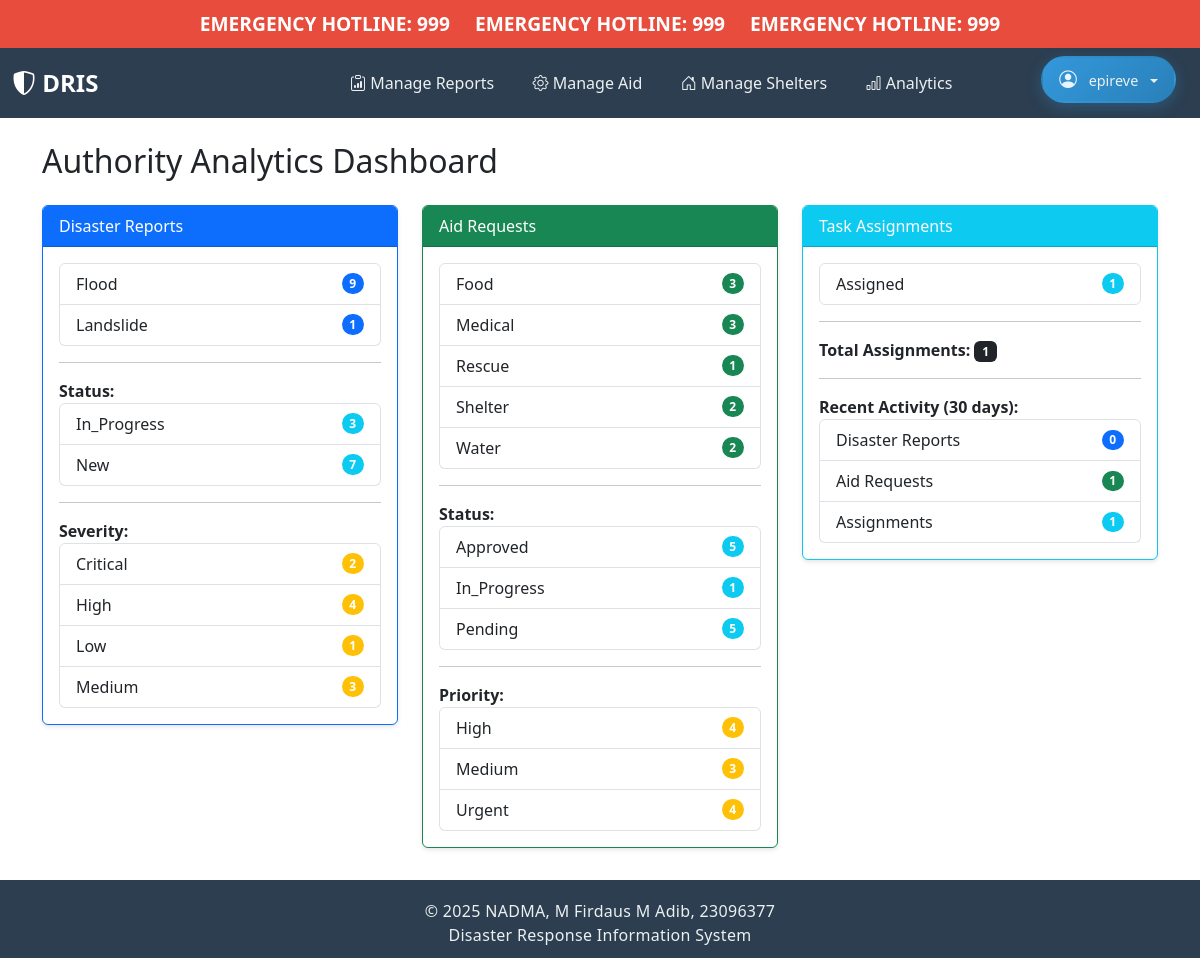
Page /authority/analytics/ (signed in) on the committed database.
### core/models.py (models this page shows, shortened)
class User(AbstractUser):
    ROLE_CHOICES = [
        ("CITIZEN", "Citizen"),
        ("VOLUNTEER", "Volunteer"),
        ("AUTHORITY", "Authority"),
    ]
    role = models.CharField(max_length=10, choices=ROLE_CHOICES)

class DisasterReport(models.Model):
    DISASTER_TYPES = [
        ("FLOOD", "Flood"),
        ("LANDSLIDE", "Landslide"),
        ("HAZE", "Haze"),
        ("FIRE", "Fire"),
        ("EARTHQUAKE", "Earthquake"),
        ("OTHER", "Other"),
    ]
    SEVERITY_CHOICES = [
        ("LOW", "Low"),
        ("MEDIUM", "Medium"),
        ("HIGH", "High"),
        ("CRITICAL", "Critical"),
    ]
    STATUS_CHOICES = [
        ("NEW", "New"),
        ("VERIFIED", "Verified"),
        ("IN_PROGRESS", "In Progress"),
        ("RESOLVED", "Resolved"),
    ]
    reporter = models.ForeignKey(User, on_delete=models.CASCADE)
    disaster_type = models.CharField(max_length=10, choices=DISASTER_TYPES)
    description = models.TextField(help_text="Detailed description of the disaster")
    latitude = models.DecimalField(
        max_digits=9,
        decimal_places=6,
        validators=[MinValueValidator(-90), MaxValueValidator(90)],
    )
    longitude = models.DecimalField(
        max_digits=9,
        decimal_places=6,
        validators=[MinValueValidator(-180), MaxValueValidator(180)],
    )
    severity = models.CharField(max_length=8, choices=SEVERITY_CHOICES)
    status = models.CharField(max_length=11, choices=STATUS_CHOICES, default="NEW")
    timestamp = models.DateTimeField(auto_now_add=True)
    last_updated = models.DateTimeField(auto_now=True)

class AidRequest(models.Model):
    AID_TYPES = [
        ("FOOD", "Food"),
        ("WATER", "Water"),
        ("SHELTER", "Shelter"),
        ("MEDICAL", "Medical"),
        ("RESCUE", "Rescue"),
        ("OTHER", "Other"),
    ]
    STATUS_CHOICES = [
        ("PENDING", "Pending"),
        ("APPROVED", "Approved"),
        ("IN_PROGRESS", "In Progress"),
        ("FULFILLED", "Fulfilled"),
        ("REJECTED", "Rejected"),
    ]
    PRIORITY_CHOICES = [
        ("LOW", "Low"),
        ("MEDIUM", "Medium"),
        ("HIGH", "High"),
        ("URGENT", "Urgent"),
    ]
    requester = models.ForeignKey(
        User, on_delete=models.CASCADE, related_name="aid_requests"
    )
    disaster_report = models.ForeignKey(
        DisasterReport,
        on_delete=models.SET_NULL,
        null=True,
        blank=True,
        related_name="aid_requests",
    )
    aid_type = models.CharField(max_length=7, choices=AID_TYPES)
    description = models.TextField(
        help_text="Detailed description of the aid needed", blank=True, default=""
    )
    quantity = models.PositiveIntegerField(
        null=True, blank=True, help_text="Number of items/people needing assistance"
    )
    priority = models.CharField(
        max_length=6, choices=PRIORITY_CHOICES, default="MEDIUM"
    )
    status = models.CharField(max_length=11, choices=STATUS_CHOICES, default="PENDING")
    location_details = models.TextField(
        help_text="Specific location details for aid delivery", blank=True, default=""
    )
    timestamp = models.DateTimeField(auto_now_add=True)
    last_updated = models.DateTimeField(auto_now=True)
    assigned_to = models.ForeignKey(
        User,
        on_delete=models.SET_NULL,
        null=True,
        blank=True,
        related_name="assigned_aid_requests",
    )
    notes = models.TextField(blank=True, help_text="Additional notes or updates")
    class Meta:
        ordering = ["-timestamp"]

class TaskAssignment(models.Model):
    STATUS_CHOICES = [
        ("ASSIGNED", "Assigned"),
        ("IN_PROGRESS", "In Progress"),
        ("COMPLETED", "Completed"),
        ("CANCELLED", "Cancelled"),
    ]
    authority = models.ForeignKey(
        settings.AUTH_USER_MODEL,
        on_delete=models.CASCADE,
        related_name="assigned_tasks",
        limit_choices_to={"role": "AUTHORITY"},
    )
    volunteer = models.ForeignKey(
        settings.AUTH_USER_MODEL,
        on_delete=models.CASCADE,
        related_name="volunteer_tasks",
        limit_choices_to={"role": "VOLUNTEER"},
    )
    aid_request = models.ForeignKey(
        "AidRequest", on_delete=models.CASCADE, related_name="task_assignments"
    )
    status = models.CharField(max_length=20, choices=STATUS_CHOICES, default="ASSIGNED")
    notes = models.TextField(blank=True)
    assigned_at = models.DateTimeField(auto_now_add=True)
    updated_at = models.DateTimeField(auto_now=True)
    class Meta:
        unique_together = ("volunteer", "aid_request")

### core/views.py (the view)
# urls.py: path("authority/analytics/", views.authority_analytics, name="authority_analytics"),
@login_required
def authority_analytics(request):
    if not (
        request.user.role == "AUTHORITY"
        or request.user.is_superuser
        or request.user.is_staff
    ):
        messages.error(request, "You do not have permission to view analytics.")
        return redirect("home")
    disaster_stats = DisasterReport.objects.values("disaster_type").annotate(
        total=Count("id")
    )
    disaster_status_stats = DisasterReport.objects.values("status").annotate(
        total=Count("id")
    )
    disaster_severity_stats = DisasterReport.objects.values("severity").annotate(
        total=Count("id")
    )
    aid_type_stats = AidRequest.objects.values("aid_type").annotate(total=Count("id"))
    aid_status_stats = AidRequest.objects.values("status").annotate(total=Count("id"))
    aid_priority_stats = AidRequest.objects.values("priority").annotate(
        total=Count("id")
    )
    assignment_status_stats = TaskAssignment.objects.values("status").annotate(
        total=Count("id")
    )
    assignment_total = TaskAssignment.objects.count()
    from django.utils import timezone
    from datetime import timedelta
    now = timezone.now()
    last_30 = now - timedelta(days=30)
    recent_reports = DisasterReport.objects.filter(timestamp__gte=last_30).count()
    recent_aid = AidRequest.objects.filter(timestamp__gte=last_30).count()
    recent_assignments = TaskAssignment.objects.filter(assigned_at__gte=last_30).count()
    context = {
        "disaster_stats": disaster_stats,
        "disaster_status_stats": disaster_status_stats,
        "disaster_severity_stats": disaster_severity_stats,
        "aid_type_stats": aid_type_stats,
        "aid_status_stats": aid_status_stats,
        "aid_priority_stats": aid_priority_stats,
        "assignment_status_stats": assignment_status_stats,
        "assignment_total": assignment_total,
        "recent_reports": recent_reports,
        "recent_aid": recent_aid,
        "recent_assignments": recent_assignments,
    }
    return render(request, "authority/analytics.html", context)

### core/templates/authority/analytics.html
{% extends "core/home.html" %}
{% block content %}
<div class="container mt-4">
    <h2 class="mb-4">Authority Analytics Dashboard</h2>
    <div class="row">
        <div class="col-md-4 mb-3">
            <div class="card border-primary">
                <div class="card-header bg-primary text-white">Disaster Reports</div>
                <div class="card-body">
                    <ul class="list-group">
                        {% for stat in disaster_stats %}
                            <li class="list-group-item d-flex justify-content-between align-items-center">
                                {{ stat.disaster_type|title }} <span class="badge bg-primary rounded-pill">{{ stat.total }}</span>
                            </li>
                        {% endfor %}
                    </ul>
                    <hr>
                    <strong>Status:</strong>
                    <ul class="list-group">
                        {% for stat in disaster_status_stats %}
                            <li class="list-group-item d-flex justify-content-between align-items-center">
                                {{ stat.status|title }} <span class="badge bg-info rounded-pill">{{ stat.total }}</span>
                            </li>
                        {% endfor %}
                    </ul>
                    <hr>
                    <strong>Severity:</strong>
                    <ul class="list-group">
                        {% for stat in disaster_severity_stats %}
                            <li class="list-group-item d-flex justify-content-between align-items-center">
                                {{ stat.severity|title }} <span class="badge bg-warning rounded-pill">{{ stat.total }}</span>
                            </li>
                        {% endfor %}
                    </ul>
                </div>
            </div>
        </div>
        <div class="col-md-4 mb-3">
            <div class="card border-success">
                <div class="card-header bg-success text-white">Aid Requests</div>
                <div class="card-body">
                    <ul class="list-group">
                        {% for stat in aid_type_stats %}
                            <li class="list-group-item d-flex justify-content-between align-items-center">
                                {{ stat.aid_type|title }} <span class="badge bg-success rounded-pill">{{ stat.total }}</span>
                            </li>
                        {% endfor %}
                    </ul>
                    <hr>
                    <strong>Status:</strong>
                    <ul class="list-group">
                        {% for stat in aid_status_stats %}
                            <li class="list-group-item d-flex justify-content-between align-items-center">
                                {{ stat.status|title }} <span class="badge bg-info rounded-pill">{{ stat.total }}</span>
                            </li>
                        {% endfor %}
                    </ul>
                    <hr>
                    <strong>Priority:</strong>
                    <ul class="list-group">
                        {% for stat in aid_priority_stats %}
                            <li class="list-group-item d-flex justify-content-between align-items-center">
                                {{ stat.priority|title }} <span class="badge bg-warning rounded-pill">{{ stat.total }}</span>
                            </li>
                        {% endfor %}
                    </ul>
                </div>
            </div>
        </div>
        <div class="col-md-4 mb-3">
            <div class="card border-info">
                <div class="card-header bg-info text-white">Task Assignments</div>
                <div class="card-body">
                    <ul class="list-group">
                        {% for stat in assignment_status_stats %}
                            <li class="list-group-item d-flex justify-content-between align-items-center">
                                {{ stat.status|title }} <span class="badge bg-info rounded-pill">{{ stat.total }}</span>
                            </li>
                        {% endfor %}
                    </ul>
                    <hr>
                    <strong>Total Assignments:</strong>
                    <span class="badge bg-dark">{{ assignment_total }}</span>
                    <hr>
                    <strong>Recent Activity (30 days):</strong>
                    <ul class="list-group">
                        <li class="list-group-item d-flex justify-content-between align-items-center">
                            Disaster Reports <span class="badge bg-primary rounded-pill">{{ recent_reports }}</span>
                        </li>
                        <li class="list-group-item d-flex justify-content-between align-items-center">
                            Aid Requests <span class="badge bg-success rounded-pill">{{ recent_aid }}</span>
                        </li>
                        <li class="list-group-item d-flex justify-content-between align-items-center">
                            Assignments <span class="badge bg-info rounded-pill">{{ recent_assignments }}</span>
                        </li>
                    </ul>
                </div>
            </div>
        </div>
    </div>
</div>
{% endblock %}

### core/templates/core/navbar.html (shortened to what this page needs)
<div class="emergency-banner">
    <span class="emergency-marquee">EMERGENCY HOTLINE: 999 &nbsp; &nbsp; EMERGENCY HOTLINE: 999 &nbsp; &nbsp; EMERGENCY HOTLINE: 999</span>
</div>
<nav class="navbar navbar-expand-lg navbar-dark">
  <div class="container-fluid">
    <a class="navbar-brand" href="{% url 'home' %}">
      <i class="bi bi-shield-shaded"></i> DRIS
    </a>
    <div class="collapse navbar-collapse d-flex justify-content-center align-items-center" id="mainNavbar">
      <div class="flex-row navbar-nav d-flex align-items-center">
        {% if user.is_authenticated %}
            {% if user.is_superuser or user.is_staff or user.role == 'AUTHORITY' %}
                <a class="nav-link" href="{% url 'report_list' %}">
                    <i class="bi bi-clipboard-data"></i> Manage Reports
                </a>
                <a class="nav-link" href="{% url 'aid_request_list' %}">
                    <i class="bi bi-gear"></i> Manage Aid
                </a>
                <a class="nav-link" href="{% url 'shelter_directory' %}">
                    <i class="bi bi-house-door"></i> Manage Shelters
                </a>
                <a class="nav-link" href="{% url 'authority_analytics' %}">
                    <i class="bi bi-bar-chart"></i> Analytics
                </a>
            {% endif %}
            <div class="navbar-profile">
              <div class="dropdown">
                <button class="btn dropdown-toggle user-profile-dropdown" type="button" data-bs-toggle="dropdown" aria-expanded="false">
                  <i class="bi bi-person-circle profile-icon"></i> {{ user.username }}
                </button>
              </div>
            </div>
        {% endif %}
      </div>
    </div>
  </div>
</nav>

### core/templates/core/navbar.html (style rules this page uses)
.emergency-banner { background: #e74c3c; color: #fff; padding: 0.75rem 0; width: 100%; overflow: hidden; position: relative; z-index: 1050; font-weight: bold; font-size: 1.2rem; display: flex; align-items: center; justify-content: center; min-height: 48px; }
.emergency-marquee { display: inline-block; white-space: nowrap; animation: marquee 10s linear infinite; font-family: inherit; }
.navbar { background-color: #2c3e50; padding: 0.75rem 0; }
.navbar-brand { color: white !important; font-weight: bold; font-size: 1.5rem; }
.nav-link { color: #ecf0f1 !important; padding: 0.5rem 1rem !important; white-space: nowrap; transition: all 0.3s ease; border-radius: 8px; margin: 0 0.2rem; }
.navbar-nav { align-items: center; }
.dropdown-toggle { color: #ecf0f1 !important; background: none; border: none; padding: 0.5rem 1rem !important; }
.dropdown-toggle::after { margin-left: 0.5rem; }
.user-profile-dropdown { background: linear-gradient(135deg, #3498db, #2980b9); border-radius: 25px; padding: 0.5rem 1.2rem; margin: 0 0.5rem; font-size: 0.9rem; font-weight: 500; border: 2px solid transparent; transition: all 0.3s ease; box-shadow: 0 4px 15px rgba(52, 152, 219, 0.3); }
.navbar-profile { margin-left: 1rem; display: flex; align-items: center; }
.profile-icon { font-size: 1.1rem; margin-right: 0.5rem; color: rgba(255,255,255,0.9); }

### rows in the picture
User: username "epireve"
DisasterReport: status "In_Progress", total "3"
DisasterReport: severity "Medium", total "3", priority "Medium"
AidRequest: aid_type "Water", total "2"
AidRequest: status "Approved", total "5"
AidRequest: priority "Urgent", total "4"
TaskAssignment: status "Assigned", total "1"

### other values in the picture
{{ stat.disaster_type|title }} "Flood" "Landslide"
{{ stat.total }} "9" "1"
{{ stat.status|title }} "New"
{{ stat.total }} "7"
{{ stat.severity|title }} "Critical" "High" "Low"
{{ stat.total }} "2" "4" "1"
{{ stat.aid_type|title }} "Food" "Medical" "Rescue" "Shelter"
{{ stat.total }} "3" "3" "1" "2"
{{ stat.status|title }} "In_Progress" "Pending"
{{ stat.total }} "1" "5"
{{ stat.priority|title }} "High"
{{ stat.total }} "4"
{{ assignment_total }} "1"
{{ recent_reports }} "0"
{{ recent_aid }} "1"
